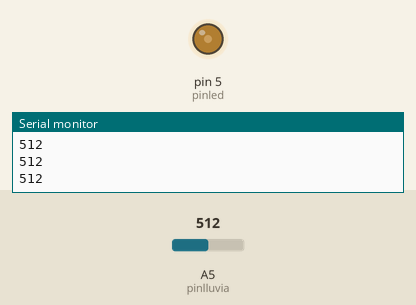
This sketch was run on a simulated Arduino Uno, built with avr-gcc and run on an emulated ATmega328P. On the bench: output pins drawn as LEDs (lit = HIGH), the last lines printed to the serial monitor. Inputs (shaded band) come from the test bench; at power-on: A5 (pinlluvia) = 512.

Above: at 1.2 s.
1.3 s: A5 (pinlluvia) set to 716
At 1.9 s:
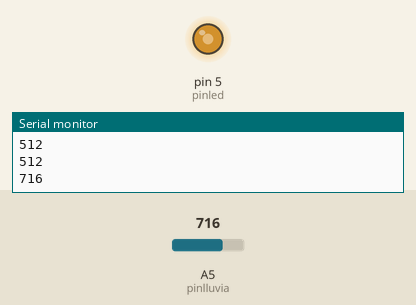
3.0 s: A5 (pinlluvia) set to 900
At 4.2 s:
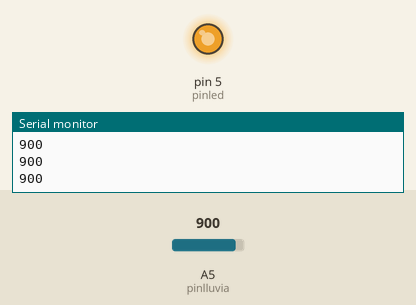
4.5 s: A5 (pinlluvia) set to 1003
At 5.5 s:
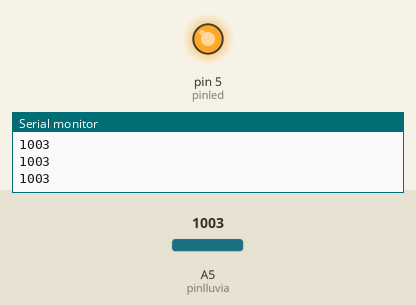
6.0 s: A5 (pinlluvia) set to 1013
At 6.8 s:
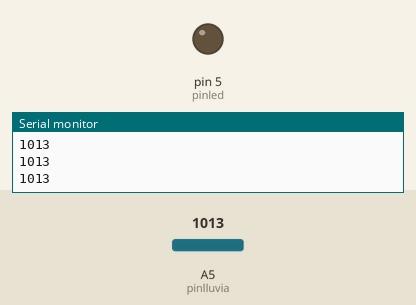
7.5 s: A5 (pinlluvia) set to 1023
At 8.0 s:
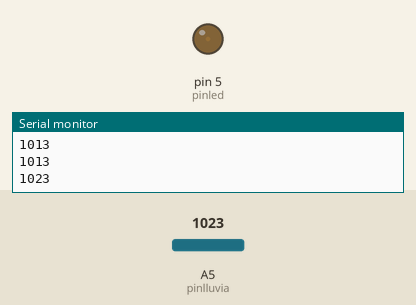
9.0 s: A5 (pinlluvia) set to 511
At 10.4 s:
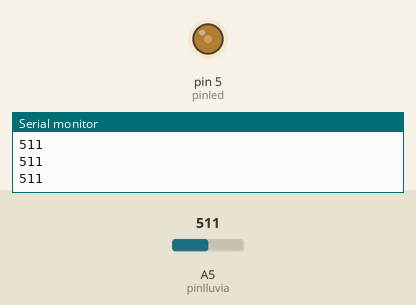
Timing chart, 0 to 11.5 s (numbered marks = the images above; inputs shaded):
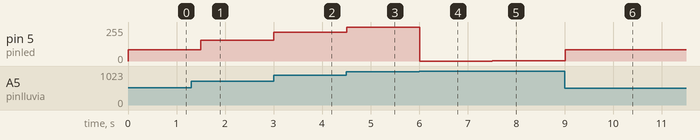

The sketch:

ej5_sensor_lluvia_led.ino
```cpp
//Colazo Florencia, Gimenez Veronica, Grasso Natasha, Larrechart Paula, Pereyra Maria Eugenia, Roude Marisa

#define pinlluvia A5
#define pinled 5

void setup(){
  pinMode(pinled, OUTPUT);
  Serial.begin(9600);
}

void loop() {
  int sensorValue = analogRead(pinlluvia);
  int humedad = map(sensorValue, 255,1010, 0, 255);
  analogWrite(pinled, humedad);
  delay(250);
  Serial.println(sensorValue);
}
```

Measured:
- the behaviour switches between 1012 and 1013 on A5 (pinlluvia) (found by bisection; images 3 and 4)
- after the input at 1.3 s, pin 5 (pinled): 86/255 → 155/255 after 0.20 s
- after the input at 3.0 s, pin 5 (pinled): 155/255 → 217/255 at once
- after the input at 4.5 s, pin 5 (pinled): 217/255 → 252/255 at once
- after the input at 6.0 s, pin 5 (pinled): 252/255 → 0/255 at once
- after the input at 7.5 s, pin 5 (pinled): 0/255 → 3/255 at once
- after the input at 9.0 s, pin 5 (pinled): 3/255 → 86/255 at once
